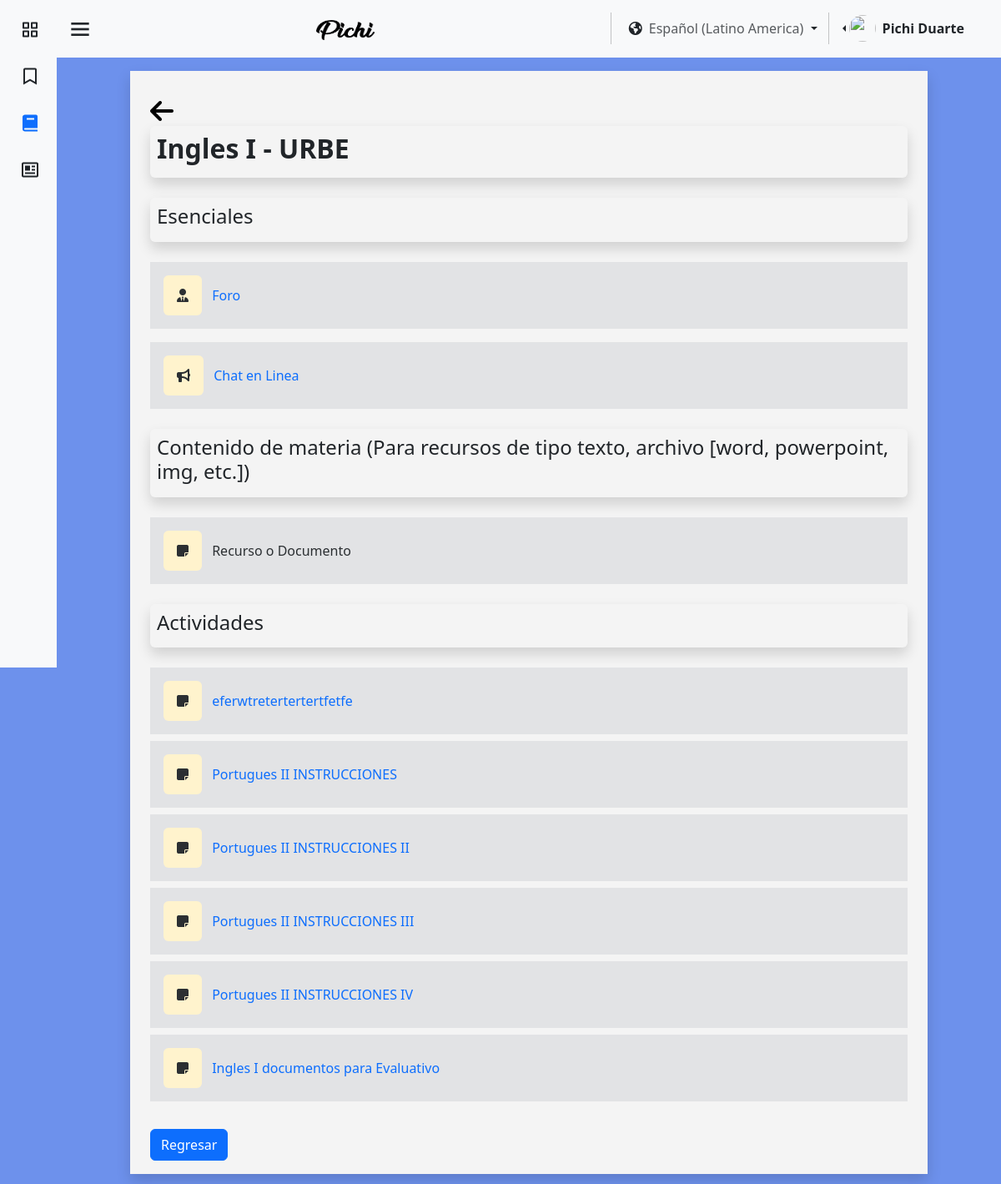
/pages/es/verCurso.php?id_cur=Cur_URBE_01 (signed in), run on the app's committed database.
### tables this page shows
CREATE TABLE `usuario` (
  `id_user` int(11) NOT NULL,
  `identificacion_user` varchar(11) NOT NULL,
  `nombre_user` varchar(25) NOT NULL,
  `apellido_user` varchar(25) NOT NULL,
  `correo_user` varchar(45) NOT NULL,
  `contrasena_user` varchar(16) NOT NULL,
  `direccion_user` varchar(80) NOT NULL,
  `numero_user` varchar(15) NOT NULL,
  `fecha_nacimiento_user` datetime NOT NULL,
  `Active_online` tinyint(1) NOT NULL,
  `sexo_user` varchar(15) NOT NULL,
  `Empresa_id_empresa` int(11) DEFAULT NULL,
  `rol` tinyint(1) NOT NULL,
  `img_perfil` varchar(255) NOT NULL
);

CREATE TABLE `cursos` (
  `id_cur` varchar(100) NOT NULL,
  `nombre_cur` varchar(45) NOT NULL,
  `fecha_inicio` date NOT NULL,
  `cupos_cur_min` int(11) NOT NULL,
  `cupos_cur_max` int(11) NOT NULL,
  `Empresa_id_empresa` int(11) NOT NULL,
  `fecha_fin` date NOT NULL,
  `visibilidad_curso` varchar(11) NOT NULL
);

CREATE TABLE `empresa` (
  `id_empresa` int(11) NOT NULL,
  `nombre_empresa` varchar(80) NOT NULL
);

CREATE TABLE `actividades` (
  `idActividades` int(11) NOT NULL,
  `Titulo` varchar(45) NOT NULL,
  `ContenidoAcitividad` text NOT NULL,
  `archivosPrincipal` varchar(255) NOT NULL,
  `fechaInicio` timestamp(6) NOT NULL DEFAULT current_timestamp(6) ON UPDATE current_timestamp(6),
  `fechaCulminacion` timestamp(6) NULL DEFAULT NULL,
  `fechaNotificacion` timestamp(6) NULL DEFAULT NULL,
  `pesoArchivo` float NOT NULL,
  `notaMaxima` float NOT NULL,
  `notaMinima` float NOT NULL,
  `visible` tinyint(1) NOT NULL,
  `activarPorcentaje` tinyint(1) NOT NULL,
  `Porcentaje` int(3) DEFAULT NULL,
  `archivosAdicional` varchar(255) DEFAULT NULL,
  `idCurso_id_cur` varchar(100) NOT NULL
);

### pages/es/verCurso.php (the view, shortened to what this page needs)
<?php
require "../../assests/php/LoginBD.php";
if (isset($_SESSION['id_user'])) {
    $usuarios1 = $_SESSION['id_user'];
    $conexion1 = mysqli_query($mysqli, "SELECT Empresa_id_empresa, rol, nombre_user, apellido_user FROM usuario WHERE id_user = '$usuarios1'");
    if (mysqli_num_rows($conexion1) > 0) {
        $datos = mysqli_fetch_assoc($conexion1);
        $nombreUsuario = $datos['nombre_user'];
        $apellidoUsuario = $datos['apellido_user'];
    }
}
if (isset($_GET['id_cur'])) {
    $id_curso_seleccionado = $_GET['id_cur'];
    $consultaCurso = mysqli_query($mysqli, "SELECT cursos.nombre_cur, empresa.nombre_empresa
                                    FROM cursos
                                    LEFT JOIN empresa ON empresa.id_empresa = cursos.Empresa_id_empresa
                                    WHERE id_cur = '$id_curso_seleccionado'");
    if (mysqli_num_rows($consultaCurso) > 0) {
        $datos3 = mysqli_fetch_assoc($consultaCurso);
        $curso = $datos3['nombre_cur'];
        $empresa = $datos3['nombre_empresa'];
    }
    $consultaActividades = mysqli_query($mysqli, "SELECT * FROM actividades WHERE idCurso_id_cur = '$id_curso_seleccionado'");
    if (mysqli_num_rows($consultaActividades) > 0) {
        while ($datosActividad = mysqli_fetch_assoc($consultaActividades)) {
            $Actividades[] = $datosActividad;
        }
    }
}
?>
<!DOCTYPE html>
<html lang="en">
<head>
    <link href="https://cdn.jsdelivr.net/npm/bootstrap@5.3.3/dist/css/bootstrap.min.css" rel="stylesheet"
 />
    <link href="https://unpkg.com/boxicons@2.1.4/css/boxicons.min.css" rel="stylesheet" />
    <link rel="stylesheet" href="https://cdnjs.cloudflare.com/ajax/libs/font-awesome/6.5.1/css/all.min.css"
 />
    <link rel="stylesheet" href="../../assests/css/colorPallete.css" />
    <link rel="stylesheet" href="../../assests/css/viewUser.css" />
    <link rel="stylesheet" href="../../assests/css/sidebar.css" />
</head>
<body class="bg-pastel" id="body-pd">
    <header id="header">
        <nav class="navbar bg-body-tertiary">
            <div class="container-fluid">
                <div class="header_toggle">
                    <i class="bx bx-menu" id="header-toggle"></i>
                </div>
                <a class="navbar-brand" href="../../index.html">
                    <img src="../../assests/img/text-1710023184778.png" alt="Bootstrap" width="70" height="24" />
                </a>
                <div class="d-flex justify-content-end">
                    <div class="nav-item dropdown">
                        <button class="btn dropdown-toggle" data-bs-toggle="dropdown" aria-expanded="false" href="#">
                            <span class="fa-solid fa-earth-americas"></span><a class="ms-2 text-body-secondary"
                                href="#">Español (Latino America)</a>
                        </button>
                    </div>
                    <div class="btn-group dropstart me-4 pe-2">
                        <a href="#" class="d-flex align-items-center link-dark text-decoration-none dropdown-toggle"
                            id="dropdownUser2" data-bs-toggle="dropdown" aria-expanded="false">
                            <img src="https://github.com/PichiGod.png" alt="" width="32" height="32"
                                class="rounded-circle me-2" />
                            <strong><?php echo $nombreUsuario . " " . $apellidoUsuario; ?></strong>
                        </a>
                    </div>
                </div>
            </div>
        </nav>
    </header>
    <div class="l-navbar bg-body-tertiary" id="nav-bar">
        <nav class="nav">
            <div class="nav_list">
                <a href="Inicio.php" class="nav_link link-dark">
                    <i class="bx bx-grid-alt nav_icon"></i>
                </a>
                <a href="tutorial.php" class="nav_link link-dark">
                    <i class='bx bx-bookmark nav_icon'></i>
                </a>
                <a href="cursos.php" class="nav_link active">
                    <i class="bx bxs-book nav_icon"></i>
                </a>
                <a href="verCalif.php" class="nav_link link-dark">
                    <i class="bx bx-news nav_icon"></i>
                </a>
            </div>
        </nav>
    </div>
    <section class="Cursos">
        <div class="container-fluid mb-4 bg-blanco mt-3 shadow">
            <div class="container pt-4 pb-3">
                <a href="cursos.php"><i class="fa-solid mt-2 fa-arrow-left" style="font-size:2rem;color:black;"></i></a>
                <div class="p-2 mb-2 rounded shadow ">
                    <h2><strong><?php echo $curso; ?> - <?php echo $empresa; ?></strong></h2>
                </div>
                <div class="p-2 my-4 rounded shadow ">
                    <h4>Esenciales</h4>
                </div>
                <div class="item-recurso container bg-secondary-subtle text-secondary-emphasis mt-3 p-3">
                    <div>
                        <div>
                            <i class="fa-solid fa-user-tie me-2 p-3 rounded bg-warning-subtle"></i>
                            <a href="verForo.php?id_cur=<?php echo $id_curso_seleccionado; ?>"><span>Foro</span></a>
                        </div>
                    </div>
                </div>
                <div class="item-recurso container bg-secondary-subtle text-secondary-emphasis mt-3 p-3">
                    <div>
                        <div>
                            <i class="fa-solid fa-bullhorn me-2 p-3 rounded bg-warning-subtle"></i>
                            <span><a href="verChatLinea.php?id_cur=<?php echo $id_curso_seleccionado; ?>">Chat en
                                    Linea</a></span>
                        </div>
                    </div>
                </div>
                <div class="p-2 my-4 rounded shadow ">
                    <h4>Contenido de materia (Para recursos de tipo texto, archivo [word, powerpoint, img, etc.])</h4>
                </div>
                <div class="item-recurso d-flex container bg-secondary-subtle text-secondary-emphasis p-3">
                    <div class="">
                        <div class="">
                            <i class="fa-solid fa-note-sticky me-2 p-3 rounded bg-warning-subtle" witdh="35"
                                height="35"></i>
                            <span>Recurso o Documento</span>
                        </div>
                    </div>
                </div>
                <div class="p-2 my-4 rounded shadow ">
                    <h4>Actividades</h4>
                </div>
                <?php
                if (mysqli_num_rows($consultaActividades) > 0) {
                    foreach ($Actividades as $actividad): ?>
                        <div class="item-recurso d-flex container mb-2 bg-secondary-subtle text-secondary-emphasis p-3"
                            style="padding: 10px;">
                            <div>
                                <div>
                                    <i class="fa-solid fa-note-sticky me-2 p-3 rounded bg-warning-subtle" witdh="35"
                                        height="35"></i>
                                    <span><a
                                            href="verActividad.php?id_act=<?php echo $actividad['idActividades']; ?>&id_cur=<?php echo $id_curso_seleccionado; ?>"><?php echo $actividad['Titulo'] ?></a></span>
                                </div>
                            </div>
                        </div>
                    <?php endforeach;
                } ?>
                <div class="containerButtonCrearActividadFin mt-0">
                    <button type="button" class="botonRegresar btn btn-primary"
                        onclick="location.href='cursos.php'">Regresar</button>
                </div>
            </div>
        </div>
    </section>
</body>
</html>

### assests/css/colorPallete.css (style rules this page uses)
.bg-pastel { background-color: #527ce9d6; }
.bg-blanco { background-color: #F4F4F4; }

### assests/css/viewUser.css (style rules this page uses)
.containerButtonCrearActividadFin { padding-top: 25px; }

### assests/css/sidebar.css (style rules this page uses)
:root { --z-fixed: 100; --nav-width: 68px; --header-height: 3rem; }
body { transition: 0.5s; }
a { text-decoration: none; }
.header_toggle { justify-content: center; margin-top: 0.3rem; font-size: 2rem; cursor: pointer; }
.l-navbar { position: fixed; top: 0; left: -30%; width: var(--nav-width); height: 100vh; transition: 0.5s; z-index: var(--z-fixed); }
.nav { height: 100%; display: flex; flex-direction: column; justify-content: space-between; overflow: hidden; }
.nav_logo, .nav_link { display: grid; grid-template-columns: max-content max-content; align-items: center; column-gap: 1rem; padding: 0.5rem 0 0.5rem 1.5rem; }
.nav_link { position: relative; margin-bottom: 1rem; transition: 0.3s; }
.nav_icon { font-size: 1.5rem; }
section { margin-right: 2rem; margin-left: 2rem; }
.active::before { content: ""; position: absolute; left: 0; width: 2px; height: 32px; }
@media screen and (min-width: 768px) { body { margin: 0 0 0 0; padding-left: calc(var(--nav-width)); } }
@media screen and (min-width: 768px) { .l-navbar { left: 0; padding: 1rem 1rem 0 0; } }
@media (min-width: 576px) { section { margin-right: 5.5rem; margin-left: 5.5rem; } }

### data on the page
usuario: nombre_user "Pichi", apellido_user "Duarte"
cursos: nombre_cur "Ingles I", Empresa_id_empresa.nombre_empresa "URBE"
actividades: Titulo "eferwtretertertertfetfe"
actividades: Titulo "Portugues II INSTRUCCIONES"
actividades: Titulo "Portugues II INSTRUCCIONES II"
actividades: Titulo "Portugues II INSTRUCCIONES III"
actividades: Titulo "Portugues II INSTRUCCIONES IV"
actividades: Titulo "Ingles I documentos para Evaluativo"
